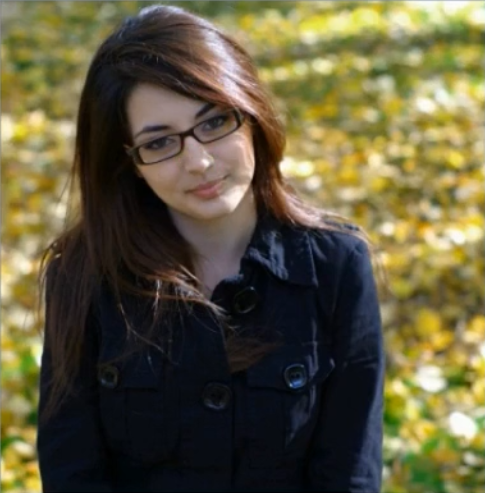
#> input picture data/0.png, 485 x 493 px, found by its file name
$ jupyter execute '直方图反向投影.ipynb'
#> lines starting #> are read from the running program, lines starting #| are printed output that depends on the picture; after the words box and inside, x2 and y2 are one past the last pixel; in counts of white or black regions, pixels touching at a corner belong together
#> further down, src is the input picture: shape (493, 485, 3); mean B, G, R 62.2, 90.8, 97.5
[cell 1]
import cv2 as cv
import numpy as np
from matplotlib import pyplot as plt


def back_projection_demo():
    sample = cv.imread('../../data/6.jpg')
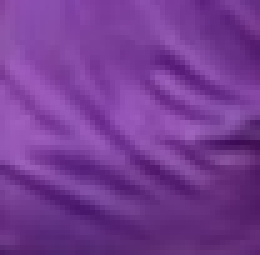
#> input picture data/6.jpg, 52 x 51 px, found by its file name (shown 5 times larger)
#> sample is the input picture: shape (51, 52, 3); mean B, G, R 147.1, 59.3, 117.3
    target = cv.imread('../../data/7.jpg')
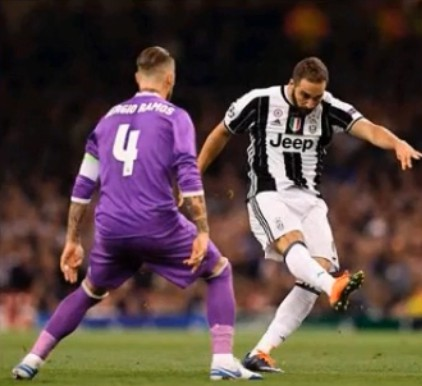
#> input picture data/7.jpg, 422 x 386 px, found by its file name
#> target is the input picture: shape (386, 422, 3); mean B, G, R 66.1, 69.5, 88.5
    roi_hsv = cv.cvtColor(sample, cv.COLOR_BGR2HSV)
#> roi_hsv: shape (51, 52, 3); mean H, S, V 139.9, 154.3, 147.1
    target_hsv = cv.cvtColor(target, cv.COLOR_BGR2HSV)
#> target_hsv: shape (386, 422, 3); mean H, S, V 64.3, 107.2, 92.2

    cv.imshow('sample', sample)
    cv.imshow('target', target)

    roiHist = cv.calcHist([roi_hsv], [0, 1], None, [32, 32], [0, 180, 0,256])
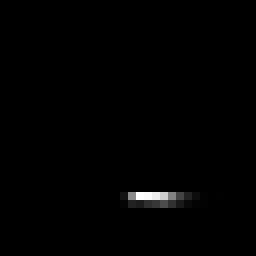
#> roiHist: shape (32, 32) float32 (shown 8 times larger); min 0, max 398, mean 2.6; drawn with min black and max white
    cv.normalize(roiHist, roiHist, 0, 255, cv.NORM_MINMAX)
#> roiHist: shape (32, 32) float32; 2.54% of pixels changed, all inside (x1, y1, x2, y2) = (15, 24, 28, 26)
    dst = cv.calcBackProject([target_hsv], [0, 1], roiHist, [0,180,0,256], 1)
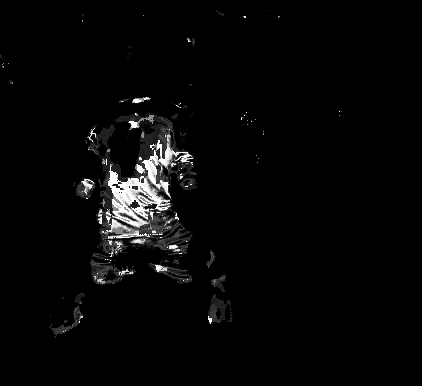
#> dst: shape (386, 422); min 0, max 255, mean 7.1
    cv.imshow('backProjectionDemo', dst)

def hist2d_demo(image):
    hsv = cv.cvtColor(image, cv.COLOR_BGR2HSV)
    hist = cv.calcHist([image], [0, 1], None, [32, 32], [0, 180, 0, 256])
    # cv.imshow('hist2d', hist)
    plt.imshow(hist, interpolation='nearest')
    plt.title('2D Histogram')
    plt.show()


src = cv.imread('../../data/0.png')  # blue, green, red
cv.namedWindow('input image', cv.WINDOW_AUTOSIZE)
# cv.imshow('input image', src)
# hist2d_demo(src)
back_projection_demo()
cv.waitKey(0)

cv.destroyAllWindows()
